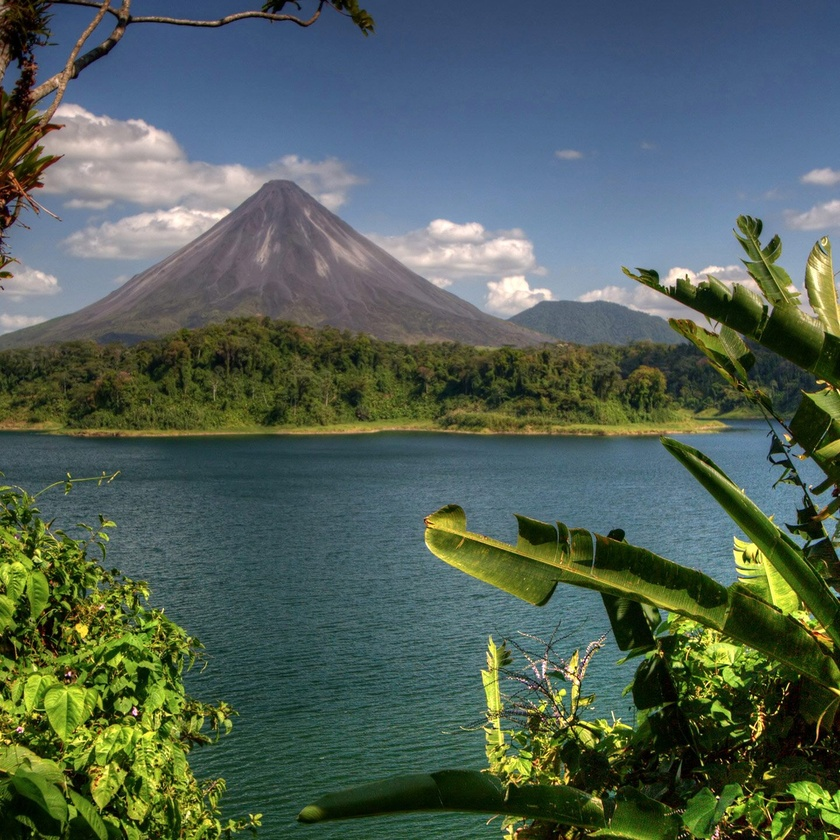
%> input picture ejemplos/1_Compresion_Imagenes/volcan.jpg, 840 x 840 px, shrunk from 1440 x 1440 before the run
$ octave --eval "result = FullRankConstrainedFilterX('../ejemplos/1_Compresion_Imagenes/volcan.jpg');"   (GNU Octave 9; MATLAB toolbox functions it lacks are replaced by stand-ins)
%> lines starting %> are read from the running program, lines starting %| are printed output that depends on the picture
### funciones_matlab/ReadImageDataBase.m
function [A,m,n] = ReadImageDataBase(Textpath,varargin)
    % Esta funci髇 toma las im醙enes de una carpeta y las organiza
    % vectorialmente como columnas de una matriz A. Una columna para cada
    % imagen.
    %
    % Para m醩 informaci髇 ver el manual del Toolbox en <a href="matlab:
    % web('https://tecnube1-my.sharepoint.com/:b:/g/personal/jfallas_itcr_ac_cr/ES65Im0jm15AvNH9XtsS8uwBvzdPE-U8CHa11fWpLCZGRw?e=fLPthq')"> Manual del Toolbox norma de Frobenius</a>.
    %
    % Sintaxis: [A,m,n] = ReadImageDataBase('Textpath')
    %
    % Par醡etro de entrada:
    %       Textpath: Ruta de la carpeta con las im醙enes.
    %
    % Sintaxis alternativa: [A,m,n] = ReadImageDataBase('Textpath','Extension','ext')
    %
    % Sobre los par醡etros opcionales:
    %        Extension: Las extensiones que se aceptan son jpg, pgm, png, tif, bpm.
    %                   El valor por defecto es .jpg
    %
    % Par醡etros de salida:
    %       A:   Matriz que contiene las im醙enes originales, organizadas en columnas.
    %       m,n: Son las dimensiones de cada una de las im醙enes en la base.

Extension='.jpg'; %%%%%% Validaciones
expectedExtensions = {'.jpg','.pgm','.bmp','.png','.tif'};
p = inputParser;
addRequired(p,'Textpath');
addParameter(p,'Extension',Extension,@(x) any(strcmp(lower(strrep(x,' ','')),expectedExtensions )));
parse(p,Textpath,varargin{:});
Extension=p.Results.Extension;
Extension=lower(strrep(Extension,' ',''));
%%%%%% Fin de validaciones
NameFilesVector=ls(Textpath); %Vector con los nombres completos de todos los archivos en la carpeta
i=0; %%%Controla el n鷐ero de archivos v醠idos en la carpeta, dado que en la carpeta
     %%% podr韆n haber archivos del sistema, los cuales hay que ignorar.
 A=[];
 for j=1:size(NameFilesVector,1)
   Filej=NameFilesVector(j,:); %Toma el archivo j de la carpeta
   [~,~,Fileextension]=fileparts(Filej); %Lee la extenxi髇 del archivo
   %%% En el siguiente if valida el archivo y si la extensi髇 coincide
   if (and(~isdir(fullfile(Textpath,Filej)),or(strcmpi(strtrim(Fileextension),Extension),isempty(Extension))))
       i=i+1; %% Archivo v醠ido, incrementa el contador de im醙enes.
       direccion=fullfile(Textpath,Filej); %% Carga la direcci髇 completa del archivo.
       ima=imread(direccion);
       if size(ima,3)==3
           ImageMatrix=im2double(rgb2gray(ima)); %%% Convierte la imagen en matriz de tipo doble
       else
           ImageMatrix=im2double(ima);
       end
       if i==1 [m,n]=size(ImageMatrix); end; %%% Registra las dimensiones de cada imagen
        A(:,i)=reshape(ImageMatrix,[m*n 1]);%Carga imagenes originales en las columnas de A
   end
 end
 num_img=i;
 if i==0 error(strcat('There are not images in your data base with the extension ',Extension));
end

### funciones_matlab/NoiseFunction.m
function [C,A,m,n]=NoiseFunction(Textpath,varargin)
    % Esta función lee una carpeta con imágenes con la función "ReadDataBase" y calcula la matriz A
    % que contiene de la imágenes originales en sus columnas, y C que es la matriz con las imágenes en
    % en sus columnas, pero con ruido.
    %
    % Para más información ver el manual del Toolbox en <a href="matlab:
    % web('https://tecnube1-my.sharepoint.com/:b:/g/personal/jfallas_itcr_ac_cr/ES65Im0jm15AvNH9XtsS8uwBvzdPE-U8CHa11fWpLCZGRw?e=fLPthq')"> Manual del Toolbox norma de Frobenius</a>.
    %
    % Sintaxis: [C,A,m,n]=NoiseFunction('Textpath')
    %
    % Parámetro de entrada:
    %       Textpath: Ruta de la carpeta con las imágenes.
    %
    % Sintaxis alternativa:
    %       Opción 1: [C,A,m,n]=NoiseFunction('Textpath','NoiseOption','gaussian','sigmagauss',n_0,'meangauss',n_1);
    %       Opción 2: [C,A,m,n]=NoiseFunction('Textpath','NoiseOption','s&p','d',n_0);
    %       Opción 3: [C,A,m,n]=NoiseFunction('Textpath','NoiseOption','speckle','sigmaspeckle',n_0);
    %
    % Sobre los parámetros opcionales:
    %
    %       NoiseOption:  Es el tipo de ruido, teniendo las opciones 'speckle',
    %                     's&p','gaussian', donde 's&p' significa "salt and
    %                     pepper". El valor por defecto es NoiseOption=gaussian.
    %       sigmagauss:   Varianza para el ruido gaussiano. El valor por defecto es sigmagauss=0.01
    %       meangauss:    Media para el ruido gaussiano. El valor por defecto es meangauss=0
    %       sigmaspeckle: Varianza para el ruido speckle. El valor por defecto es sigmaspeckle=0.05
    %       d:            Densidad del ruido para s&p. El valor por defecto es d=0.05
    %
    % Parámetros de salida:
    %       A:   Matriz que contiene las imágenes originales, organizadas en columnas.
    %       C:   Matriz que contiene las imágenes con ruido, organizadas en columnas.
    %       m,n: Son las dimensiones de cada una de las imágenes en la base.

    [A,m,n]=ReadImageDataBase(Textpath); %%Lee la base de imágenes
    [~,num_img]=size(A);
    %%%%%%%%%%%%%%%%%%%%%%%
    %%%%%%%%%%%%%%Acá cargo los valores por default
    NoiseOption='gaussian';
    sigmagauss=0.01;
    meangauss=0;
    d=0.05;
    sigmaspeckle=0.05;
    %%%%%%%%%%%%%%Terminé de cargar los valores por default
    expectedNoises = {'speckle','s&p','gaussian'}; %Posibles valores para la variable "NoiseOption"
    %%%%%%%%%%% Uso el inputParser para validar argumentos y asignar valores por defecto.
    p = inputParser;
    validScalar1 = @(x) isnumeric(x) && isscalar(x) && (x > 0);
    validScalar2 = @(x) isnumeric(x) && isscalar(x) && (x >= 0);
    addRequired(p,'Textpath'); %% Parámetro obligatorio. Los de abajo todos son opcionales.
    addParameter(p,'NoiseOption',NoiseOption,@(x) any(strcmp(lower(strrep(x,' ','')),expectedNoises)));
                    %%%%  Valida si el parámetro 'NoiseOption' existe.
                    %%%%  Si no existe, le asigna el valor por defecto.
                    %%%%  Si sí existe, el objeto "p" contiene el valor ingresado por el usuario.
                    %%%%  Se accesa con p.Results.NoiseOption
    addParameter(p,'sigmagauss',sigmagauss,validScalar1);
    addParameter(p,'meangauss',meangauss,validScalar2);
    addParameter(p,'d',d,validScalar1);
    addParameter(p,'sigmaspeckle',sigmaspeckle,validScalar1);
    parse(p,Textpath,varargin{:});
    %%%%%%%%%%%%%%%%% Cierro el inputParser
    NoiseOption=p.Results.NoiseOption; %Cargo el tipo de ruido
    NoiseOption=lower(strrep(NoiseOption,' ',''));
    if strcmp(NoiseOption,'s&p') NoiseOption='salt & pepper'; end; %Simplemente le cambio el nombre
    %%%%% De acá en adelante cargo los demás parámetros, a partir de los atributos del objeto p
    sigmagauss=p.Results.sigmagauss;
    meangauss=p.Results.meangauss;
    d=p.Results.d;
    sigmaspeckle=p.Results.sigmaspeckle;
    %%%% Cierro la carga de variables
    %%%%%%%%%%%%%%%%%%%%%%%%%%%
    N=zeros(m,n,num_img);
    C=zeros(m*n,num_img);
    if strcmp(NoiseOption,'speckle')
            for i=1:num_img
                ImageMatrix=reshape(A(:,i),m,n);
                N=imnoise(ImageMatrix,NoiseOption,sigmaspeckle);
                C(:,i)=reshape(N,[m*n 1]); %Imagenes con ruido en las columnas
            end;
    elseif strcmp(NoiseOption,'salt & pepper')
            for i=1:num_img
                ImageMatrix=reshape(A(:,i),m,n);
                N=imnoise(ImageMatrix,NoiseOption,d);
                C(:,i)=reshape(N,[m*n 1]); %Imagenes con ruido en las columnas
            end;
    elseif strcmp(NoiseOption,'gaussian')
            for i=1:num_img
                ImageMatrix=reshape(A(:,i),m,n);
                N=imnoise(ImageMatrix,NoiseOption,meangauss,sigmagauss);
                C(:,i)=reshape(N,[m*n 1]); %Imagenes con ruido en las columnas
            end;
    else
        error('The valid options for the parameter NoiseOption are gaussian, s&p and speckle.');
    end;

end

### funciones_matlab/RankConstrainedFilterX.m
function [X]=RankConstrainedFilterX(A,C,k)
    % Encuentra la matriz X de rango reducido que minimiza ||A-XC||_fr
    %
    % Para m醩 informaci髇 ver el manual del Toolbox en <a href="matlab:
    % web('https://tecnube1-my.sharepoint.com/:b:/g/personal/jfallas_itcr_ac_cr/ES65Im0jm15AvNH9XtsS8uwBvzdPE-U8CHa11fWpLCZGRw?e=fLPthq')"> Manual del Toolbox norma de Frobenius</a>.
    %
    % Sintaxis: X=RankConstrainedFilterX(A,C,k)
    %
    % Par醡etro de entrada:
    %       A:   Matriz que contiene las im醙enes originales, organizadas en columnas.
    %       C:   Matriz que contiene las im醙enes con ruido, organizadas en columnas.
    %       k:   Es la restricci髇 para el rango. Por defecto, se toma k=min(mA,nA)
    %
    % Par醡etros de salida:
    %       X: Matriz que corresponde al filtro construido.

    [mA,nA]=size(A);
    pinvC=pinv(C);
    Matrix=A*pinvC*C;
    RankMatrix=rank(Matrix);
    if k<=RankMatrix
        [U,S,V]=svd(Matrix);
        Matrixk=zeros(mA,nA);
        for i=1:k
            Matrixk=Matrixk+S(i,i)*U(:,i)*V(:,i).';
        end
    else
        Matrixk=Matrix;
    end
    X=Matrixk*pinvC;
end

### funciones_matlab/FullRankConstrainedFilterX.m
function [X,m,n,A]=FullRankConstrainedFilterX(Textpath,varargin)
	% Esta función lee una carpeta con imágenes con la función "ReadDataBase"
    % y calcula la matriz X de rango reducido que minimiza ||A-XC||_fr.
    %
    % Para más información ver el manual del Toolbox en <a href="matlab:
    % web('https://tecnube1-my.sharepoint.com/:b:/g/personal/jfallas_itcr_ac_cr/ES65Im0jm15AvNH9XtsS8uwBvzdPE-U8CHa11fWpLCZGRw?e=fLPthq')"> Manual del Toolbox norma de Frobenius</a>.
    %
    % Sintaxis: [X,m,n,A]=FullRankConstrainedFilterX('Textpath')
    %
    % Parámetro de entrada:
    %       Textpath: Ruta de la carpeta con las imágenes.
    %
    % Sintaxis alternativa:
    %       Opción 1: [X,m,n,A]=FullRankConstrainedFilterX('Textpath','k',k_0, ...
    %                           'NoiseOption','gaussian','sigmagauss',n_0 ,'meangauss',n_1);
    %       Opción 2: [X,m,n,A]=FullRankConstrainedFilterX('Textpath','k',k_0,'NoiseOption',...
    %                           's&p','d',n_0);
    %       Opción 3: [X,m,n,A]=FullRankConstrainedFilterX('Textpath','k',k_0,...
    %                           'NoiseOption','speckle','sigmaspeckle',n_0);
    %
    % Sobre los parámetros opcionales:
    %
    %       NoiseOption:  Es el tipo de ruido, teniendo las opciones 'speckle',
    %                     's&p','gaussian', donde 's&p' significa "salt and
    %                     pepper". El valor por defecto es NoiseOption=gaussian.
    %       k:            Es el valor con el cual se restringe el rango. Debe cumplir
    %                     0<k<=min(mA,nA), donde mA=m*n (mxn es la dimensión de cada
    %                     fotografía en la base) y nA es el número de imágenes en la
    %                     base. El valor por defecto es k=min(mA,nA).
    %       sigmagauss:   Varianza para el ruido gaussiano. El valor por defecto es sigmagauss=0.01
    %       meangauss:    Media para el ruido gaussiano. El valor por defecto es meangauss=0
    %       sigmaspeckle: Varianza para el ruido speckle. El valor por defecto es sigmaspeckle=0.05
    %       d:            Densidad del ruido para s&p. El valor por defecto es d=0.05
    %
    % Parámetros de salida:
    %       A:   Matriz que contiene las imágenes originales, organizadas en columnas.
    %       C:   Matriz que contiene las imágenes con ruido, organizadas en columnas.
    %       X:   Matriz que corresponde al filtro construido.
    %       m,n: Son las dimensiones de cada una de las imágenes en la base.

    [A,m,n]=ReadImageDataBase(Textpath); %%Lee la base de imágenes
%> in ReadImageDataBase, ima is the input picture: size 840x840x3 uint8; mean R, G, B 82.2, 97.9, 87.5
%> in ReadImageDataBase, `ImageMatrix=im2double(rgb2gray(ima));`:
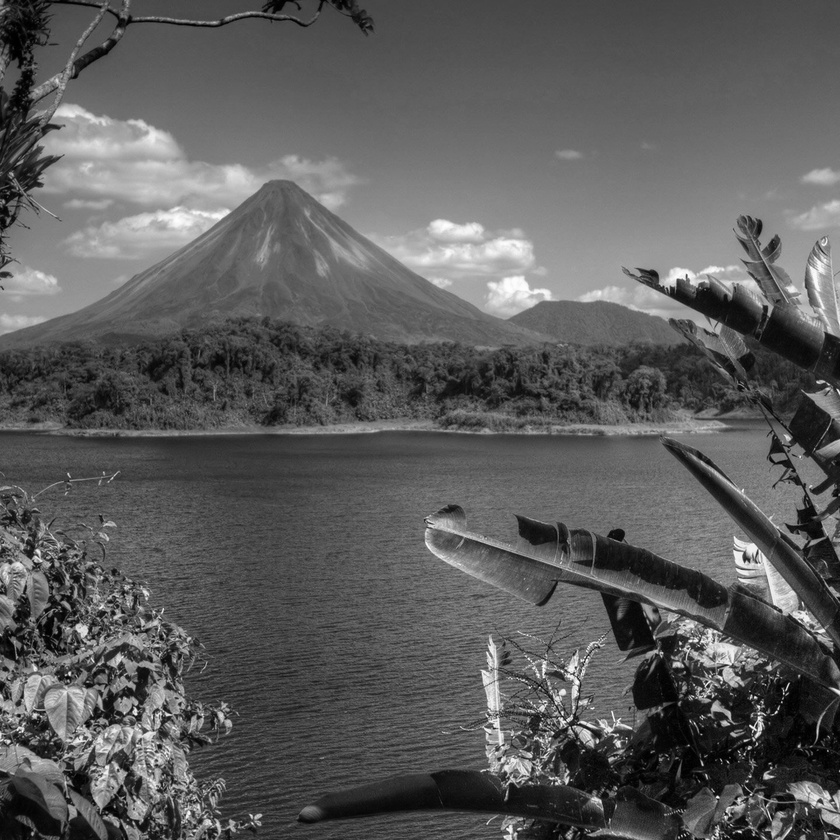
%> ImageMatrix: size 840x840 double; min 0, max 0.996, mean 0.361
%> m = 840; n = 840
    [mA,nA]=size(A);
%> mA = 705600; nA = 1
    %%%%%%%%%%%%%%Acá cargo los valores por default
    NoiseOption='gaussian';
    k=min(mA,nA);
%> k = 1
    sigmagauss=0.01;
    meangauss=0;
    d=0.05;
    sigmaspeckle=0.05;
    %%%%%%%%%%%%%%Terminé de cargar los valores por default
    expectedNoises = {'speckle','s&p','gaussian'}; %Posibles valores para la variable "NoiseOption"
    %%%%%%%%%%% Uso el inputParser para validar argumentos y asignar valores por defecto.
    p = inputParser;
    validScalar1 = @(x) isnumeric(x) && isscalar(x) && (x > 0);
    validScalar2 = @(x) isnumeric(x) && isscalar(x) && (x >= 0);
    addRequired(p,'Textpath'); %% Parámetro obligatorio. Los de abajo todos son opcionales.
    addParameter(p,'NoiseOption',NoiseOption,@(x) any(strcmp(lower(strrep(x,' ','')),expectedNoises)));
                    %%%%  Valida si el parámetro 'NoiseOption' existe.
                    %%%%  Si no existe, le asigna el valor por defecto.
                    %%%%  Si sí existe, el objeto "p" contiene el valor ingresado por el usuario.
                    %%%%  Se accesa con p.Results.NoiseOption
    addParameter(p,'k',k,@(x) x==floor(x) && (x>0));
    addParameter(p,'sigmagauss',sigmagauss,validScalar1);
    addParameter(p,'meangauss',meangauss,validScalar2);
    addParameter(p,'d',d,validScalar1);
    addParameter(p,'sigmaspeckle',sigmaspeckle,validScalar1);
    parse(p,Textpath,varargin{:});
    %%%%%%%%%%%%%%%%% Cierro el inputParser
    NoiseOption=p.Results.NoiseOption; %Cargo el tipo de ruido
    NoiseOption=lower(strrep(NoiseOption,' ','')); %Elimino espacios vacíos y mayúsculas
    k=p.Results.k; %Cargo el valor de k que restringe al rango
    if (k >min(mA,nA)) %Complemento la validación de k
        error(['The value of "k" is invalid. For your dataset it must satisfy the condition 0<k<=' int2str(min(mA,nA))]);
    end
    %%%%% De acá en adelante cargo los demás parámetros, a partir de los atributos del objeto p
    sigmagauss=p.Results.sigmagauss;
    meangauss=p.Results.meangauss;
    d=p.Results.d;
    sigmaspeckle=p.Results.sigmaspeckle;
    %%%% Cierro la carga de variables
    %%%% Ahora Creo la matriz con ruido mediante la función NoiseFunction
    C=NoiseFunction(Textpath,'NoiseOption',NoiseOption,'sigmagauss',sigmagauss,'meangauss',meangauss,'d',d,'sigmaspeckle',sigmaspeckle);
%> in NoiseFunction, `[A,m,n]=ReadImageDataBase(Textpath);`: m = 840
%> in NoiseFunction, `N=zeros(m,n,num_img);`: N: size 840x840 double; every value is 0
    %%%% Ahora Creo la matriz X de rango reducido
    [X]=RankConstrainedFilterX(A,C,k);
%> the run ends on the next line
end
